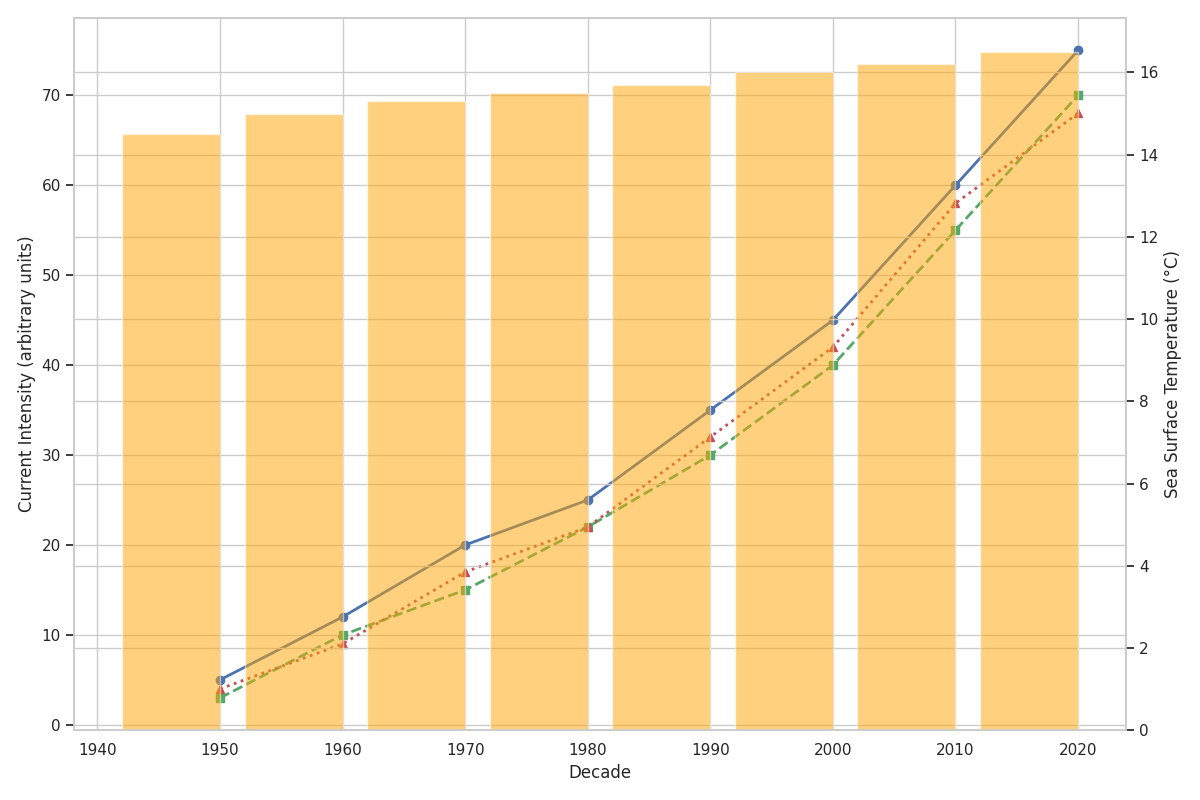

Write Python code to recreate this figure.
import matplotlib.pyplot as plt
import numpy as np

# Decades of exploration
decades = np.array([1950, 1960, 1970, 1980, 1990, 2000, 2010, 2020])

# Intensity of the ocean currents (arbitrary data for demonstration)
gulf_stream = np.array([5, 12, 20, 25, 35, 45, 60, 75])
kuroshio_current = np.array([3, 10, 15, 22, 30, 40, 55, 70])
antarctic_circumpolar = np.array([4, 9, 17, 22, 32, 42, 58, 68])

# Sea surface temperatures (hypothetical data)
sea_surface_temp = np.array([14.5, 15.0, 15.3, 15.5, 15.7, 16.0, 16.2, 16.5])

# Create the plot
fig, ax1 = plt.subplots(figsize=(12, 8))

# Plot ocean currents
ax1.plot(decades, gulf_stream, marker='o', linestyle='-', color='b', linewidth=2)
ax1.plot(decades, kuroshio_current, marker='s', linestyle='--', color='g', linewidth=2)
ax1.plot(decades, antarctic_circumpolar, marker='^', linestyle=':', color='r', linewidth=2)

# Adding a secondary axis for the bar chart
ax2 = ax1.twinx()
bar_width = 8  # Width of the bars
ax2.bar(decades - bar_width / 2, sea_surface_temp, width=bar_width, color='orange', alpha=0.5)

# Titles and labels
ax1.set_xlabel('Decade', fontsize=12)
ax1.set_ylabel('Current Intensity (arbitrary units)', fontsize=12)
ax2.set_ylabel('Sea Surface Temperature (°C)', fontsize=12)

# Adjust layout to prevent overlap
plt.tight_layout()
plt.show()
